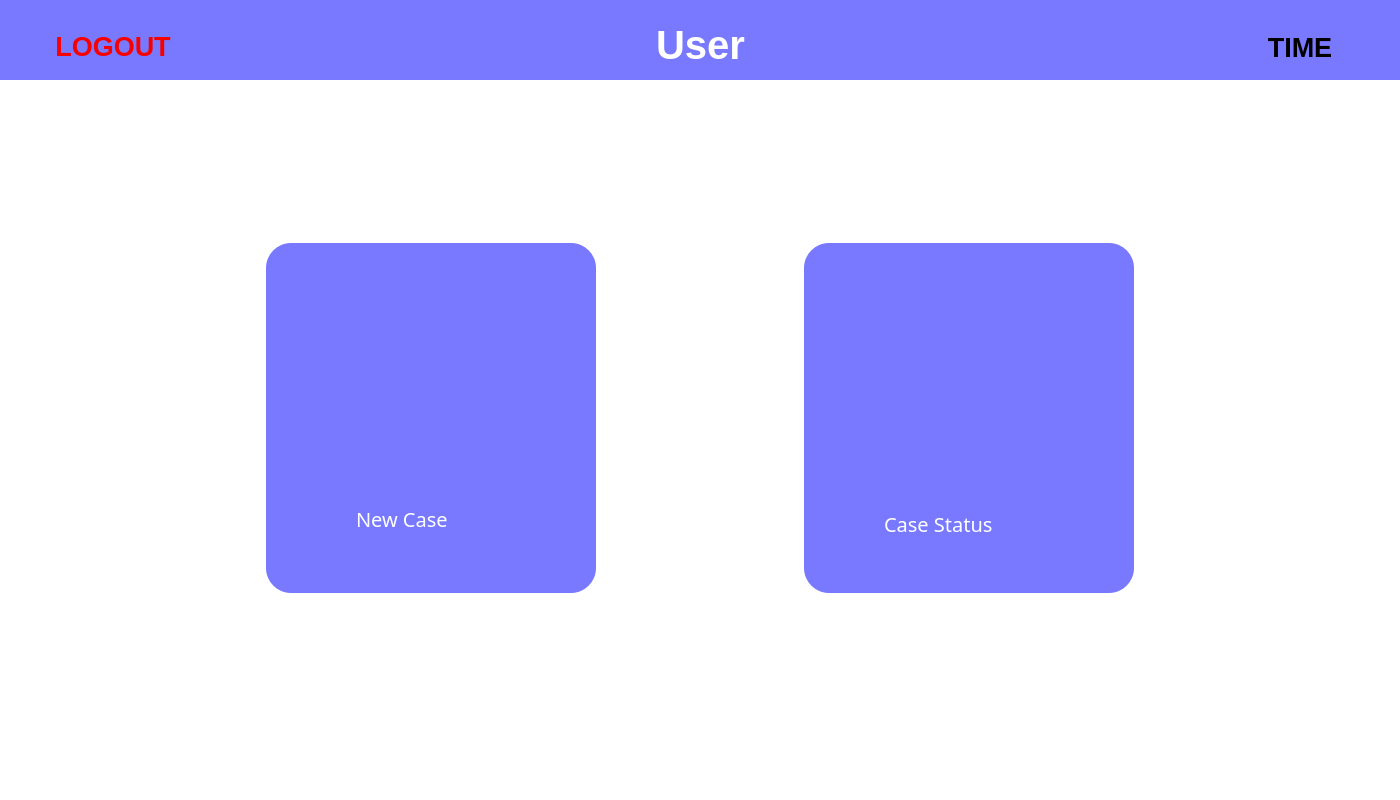
<?xml version="1.0" encoding="UTF-8"?>
<ui version="4.0">
 <class>Dialog</class>
 <widget class="QDialog" name="Dialog">
  <property name="geometry">
   <rect>
    <x>0</x>
    <y>0</y>
    <width>1400</width>
    <height>800</height>
   </rect>
  </property>
  <property name="windowTitle">
   <string>Dialog</string>
  </property>
  <property name="styleSheet">
   <string notr="true">background: #FFFFFF;
</string>
  </property>
  <widget class="QFrame" name="frame">
   <property name="geometry">
    <rect>
     <x>0</x>
     <y>0</y>
     <width>1401</width>
     <height>80</height>
    </rect>
   </property>
   <property name="styleSheet">
    <string notr="true">position: absolute;
background: #7879FF;
border-radius: 0px 0px 25px 25px;
</string>
   </property>
   <property name="frameShape">
    <enum>QFrame::StyledPanel</enum>
   </property>
   <property name="frameShadow">
    <enum>QFrame::Raised</enum>
   </property>
   <widget class="QPushButton" name="pushButton">
    <property name="geometry">
     <rect>
      <x>43</x>
      <y>29</y>
      <width>140</width>
      <height>35</height>
     </rect>
    </property>
    <property name="font">
     <font>
      <family>Arial</family>
      <pointsize>20</pointsize>
      <weight>75</weight>
      <bold>true</bold>
     </font>
    </property>
    <property name="styleSheet">
     <string notr="true">color: #F80000;
</string>
    </property>
    <property name="text">
     <string>LOGOUT</string>
    </property>
   </widget>
   <widget class="QPushButton" name="pushButton_2">
    <property name="geometry">
     <rect>
      <x>1230</x>
      <y>30</y>
      <width>140</width>
      <height>35</height>
     </rect>
    </property>
    <property name="font">
     <font>
      <family>Arial</family>
      <pointsize>20</pointsize>
      <weight>75</weight>
      <bold>true</bold>
     </font>
    </property>
    <property name="styleSheet">
     <string notr="true">color: #0000;
</string>
    </property>
    <property name="text">
     <string>TIME</string>
    </property>
   </widget>
   <widget class="QPushButton" name="pushButton_3">
    <property name="geometry">
     <rect>
      <x>590</x>
      <y>20</y>
      <width>221</width>
      <height>50</height>
     </rect>
    </property>
    <property name="font">
     <font>
      <family>Arial</family>
      <pointsize>30</pointsize>
      <weight>75</weight>
      <bold>true</bold>
     </font>
    </property>
    <property name="styleSheet">
     <string notr="true">color: #FFFFFF;
</string>
    </property>
    <property name="text">
     <string>User</string>
    </property>
   </widget>
  </widget>
  <widget class="QFrame" name="frame_2">
   <property name="geometry">
    <rect>
     <x>266</x>
     <y>243</y>
     <width>330</width>
     <height>350</height>
    </rect>
   </property>
   <property name="styleSheet">
    <string notr="true">position: absolute;
width: 330px;
height: 350px;

background: #7879FF;
border-radius: 25px;
</string>
   </property>
   <property name="frameShape">
    <enum>QFrame::StyledPanel</enum>
   </property>
   <property name="frameShadow">
    <enum>QFrame::Raised</enum>
   </property>
   <widget class="QLabel" name="label_2">
    <property name="geometry">
     <rect>
      <x>70</x>
      <y>60</y>
      <width>183</width>
      <height>180</height>
     </rect>
    </property>
    <property name="styleSheet">
     <string notr="true">image: url(:/all/NEW CASES.png);</string>
    </property>
    <property name="text">
     <string/>
    </property>
   </widget>
   <widget class="QLabel" name="label_4">
    <property name="geometry">
     <rect>
      <x>90</x>
      <y>260</y>
      <width>201</width>
      <height>31</height>
     </rect>
    </property>
    <property name="font">
     <font>
      <family>Arial Black</family>
      <pointsize>15</pointsize>
     </font>
    </property>
    <property name="styleSheet">
     <string notr="true">color: #FFFFFF;</string>
    </property>
    <property name="text">
     <string>New Case</string>
    </property>
   </widget>
  </widget>
  <widget class="QFrame" name="frame_3">
   <property name="geometry">
    <rect>
     <x>804</x>
     <y>243</y>
     <width>330</width>
     <height>350</height>
    </rect>
   </property>
   <property name="styleSheet">
    <string notr="true">position: absolute;
width: 330px;
height: 350px;

background: #7879FF;
border-radius: 25px;
</string>
   </property>
   <property name="frameShape">
    <enum>QFrame::StyledPanel</enum>
   </property>
   <property name="frameShadow">
    <enum>QFrame::Raised</enum>
   </property>
   <widget class="QLabel" name="label">
    <property name="geometry">
     <rect>
      <x>80</x>
      <y>50</y>
      <width>183</width>
      <height>180</height>
     </rect>
    </property>
    <property name="styleSheet">
     <string notr="true">image: url(:/all/ALLCASES.png);</string>
    </property>
    <property name="text">
     <string/>
    </property>
   </widget>
   <widget class="QLabel" name="label_3">
    <property name="geometry">
     <rect>
      <x>70</x>
      <y>60</y>
      <width>183</width>
      <height>180</height>
     </rect>
    </property>
    <property name="styleSheet">
     <string notr="true">image: url(:/all/ALLCASES.png);</string>
    </property>
    <property name="text">
     <string/>
    </property>
   </widget>
   <widget class="QLabel" name="label_5">
    <property name="geometry">
     <rect>
      <x>80</x>
      <y>240</y>
      <width>171</width>
      <height>81</height>
     </rect>
    </property>
    <property name="font">
     <font>
      <family>Arial Black</family>
      <pointsize>15</pointsize>
     </font>
    </property>
    <property name="styleSheet">
     <string notr="true">color: #FFFFFF;</string>
    </property>
    <property name="text">
     <string>Case Status</string>
    </property>
   </widget>
  </widget>
 </widget>
 <resources>
  <include location="source2.qrc"/>
 </resources>
 <connections/>
</ui>
